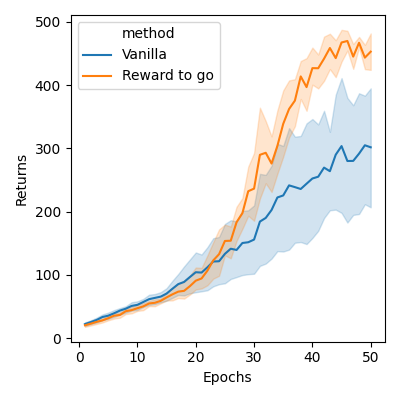

Generate this figure with Python:
import torch
import torch.nn as nn
from torch.distributions.categorical import Categorical
from torch.optim import Adam
import numpy as np
import gymnasium as gym
from gymnasium.spaces import Discrete, Box

def mlp(sizes, activation=nn.Tanh, output_activation=nn.Identity):
    # Build a feedforward neural network.
    layers = []
    for j in range(len(sizes)-1):
        act = activation if j < len(sizes)-2 else output_activation
        layers += [nn.Linear(sizes[j], sizes[j+1]), act()]
    return nn.Sequential(*layers)

def train(env_name='CartPole-v1', hidden_sizes=[32], lr=1e-2, 
          epochs=50, batch_size=5000, render=False, to_go=False):

    # make environment, check spaces, get obs / act dims
    env = gym.make(env_name)
    assert isinstance(env.observation_space, Box), \
        "This example only works for envs with continuous state spaces."
    assert isinstance(env.action_space, Discrete), \
        "This example only works for envs with discrete action spaces."

    obs_dim = env.observation_space.shape[0]
    n_acts = env.action_space.n

    # make core of policy network
    logits_net = mlp(sizes=[obs_dim]+hidden_sizes+[n_acts])

    # make function to compute action distribution
    def get_policy(obs):
        logits = logits_net(obs)
        return Categorical(logits=logits)

    # make action selection function (outputs int actions, sampled from policy)
    def get_action(obs):
        return get_policy(obs).sample().item()

    # make loss function whose gradient, for the right data, is policy gradient
    def compute_loss(obs, act, weights):
        logp = get_policy(obs).log_prob(act)
        return -(logp * weights).mean()

    # make optimizer
    optimizer = Adam(logits_net.parameters(), lr=lr)



    # for training policy
    def train_one_epoch(to_go):

        def reward_to_go(rews):
            n = len(rews)
            rtgs = np.zeros_like(rews)
            for i in reversed(range(n)):
                rtgs[i] = rews[i] + (rtgs[i+1] if i+1 < n else 0)
            return rtgs

        # make some empty lists for logging.
        batch_obs = []          # for observations
        batch_acts = []         # for actions
        batch_weights = []      # for R(tau) weighting in policy gradient
        batch_rets = []         # for measuring episode returns
        batch_lens = []         # for measuring episode lengths

        # reset episode-specific variables
        obs, info = env.reset()  # updated reset handling
        done = False            # signal from environment that episode is over
        ep_rews = []            # list for rewards accrued throughout ep

        # render first episode of each epoch
        finished_rendering_this_epoch = False

        # collect experience by acting in the environment with current policy
        while True:

            # rendering
            if (not finished_rendering_this_epoch) and render:
                env.render()

            # save obs
            batch_obs.append(obs.copy())

            # act in the environment
            act = get_action(torch.as_tensor(obs, dtype=torch.float32))
            obs, rew, terminated, truncated, info = env.step(act)
            done = terminated or truncated

            # save action, reward
            batch_acts.append(act)
            ep_rews.append(rew)

            if done:
                # if episode is over, record info about episode
                ep_ret, ep_len = sum(ep_rews), len(ep_rews)
                batch_rets.append(ep_ret)
                batch_lens.append(ep_len)

                # the weight for each logprob(a|s) is R(tau)
                if to_go:
                    batch_weights += list(reward_to_go(ep_rews))
                else:
                    batch_weights += [ep_ret] * ep_len

                # reset episode-specific variables
                obs, info = env.reset()
                done, ep_rews = False, []

                # won't render again this epoch
                finished_rendering_this_epoch = True

                # end experience loop if we have enough of it
                if len(batch_obs) > batch_size:
                    break

        # take a single policy gradient update step
        optimizer.zero_grad()
        batch_loss = compute_loss(obs=torch.as_tensor(batch_obs, dtype=torch.float32),
                                  act=torch.as_tensor(batch_acts, dtype=torch.int32),
                                  weights=torch.as_tensor(batch_weights, dtype=torch.float32)
                                  )
        batch_loss.backward()
        optimizer.step()
        return batch_loss, batch_rets, batch_lens

    epoch_returns = []

    # training loop
    for i in range(epochs):
        batch_loss, batch_rets, batch_lens = train_one_epoch(to_go)
        
        # Every 10 epochs otherwise it's difficult to
        # notice a difference
        # if i % 10 == 0:
        #     visualize_one_rollout(env, get_action)
        print('epoch: %3d \t loss: %.3f \t return: %.3f \t ep_len: %.3f'%
                (i, batch_loss, np.mean(batch_rets), np.mean(batch_lens)))
        epoch_returns.append(np.mean(batch_rets))

    return epoch_returns


if __name__ == '__main__':
    import argparse
    parser = argparse.ArgumentParser()
    parser.add_argument('--env_name', '--env', type=str, default='CartPole-v1')
    parser.add_argument('--render', action='store_true')
    parser.add_argument('--lr', type=float, default=1e-2)
    args = parser.parse_args()
    print('\nUsing simplest formulation of policy gradient.\n')
    r1s = []
    r2s = []
    n_exp = 5
    epochs = list(range(1, 51))
    for _ in range(n_exp):
        r1 = train(env_name=args.env_name, render=args.render, lr=args.lr, to_go=False)
        r2 = train(env_name=args.env_name, render=args.render, lr=args.lr, to_go=True)
        r1s.append(r1)
        r2s.append(r2)
    
    rows = []
    for i in range(n_exp):
        for j in range(len(epochs)):
            rows.append({
                'method': 'Vanilla',
                'returns': r1s[i][j],
                'epochs': epochs[j]
            })
            rows.append({
                'method': 'Reward to go',
                'returns': r2s[i][j],
                'epochs': epochs[j]
            })

    import pandas as pd
    df = pd.DataFrame(rows)
    df.to_csv('reward_to_go_vs_vanilla.csv', index=False)

    import matplotlib.pyplot as plt
    import seaborn as sns
    
    plt.figure(figsize=(4, 4))
    sns.lineplot(x='epochs', y='returns', hue='method', data=df)
    plt.xlabel('Epochs')
    plt.ylabel('Returns')
    plt.tight_layout()
    plt.savefig('reward_to_go_vs_vanilla.png')

    print('Done!')